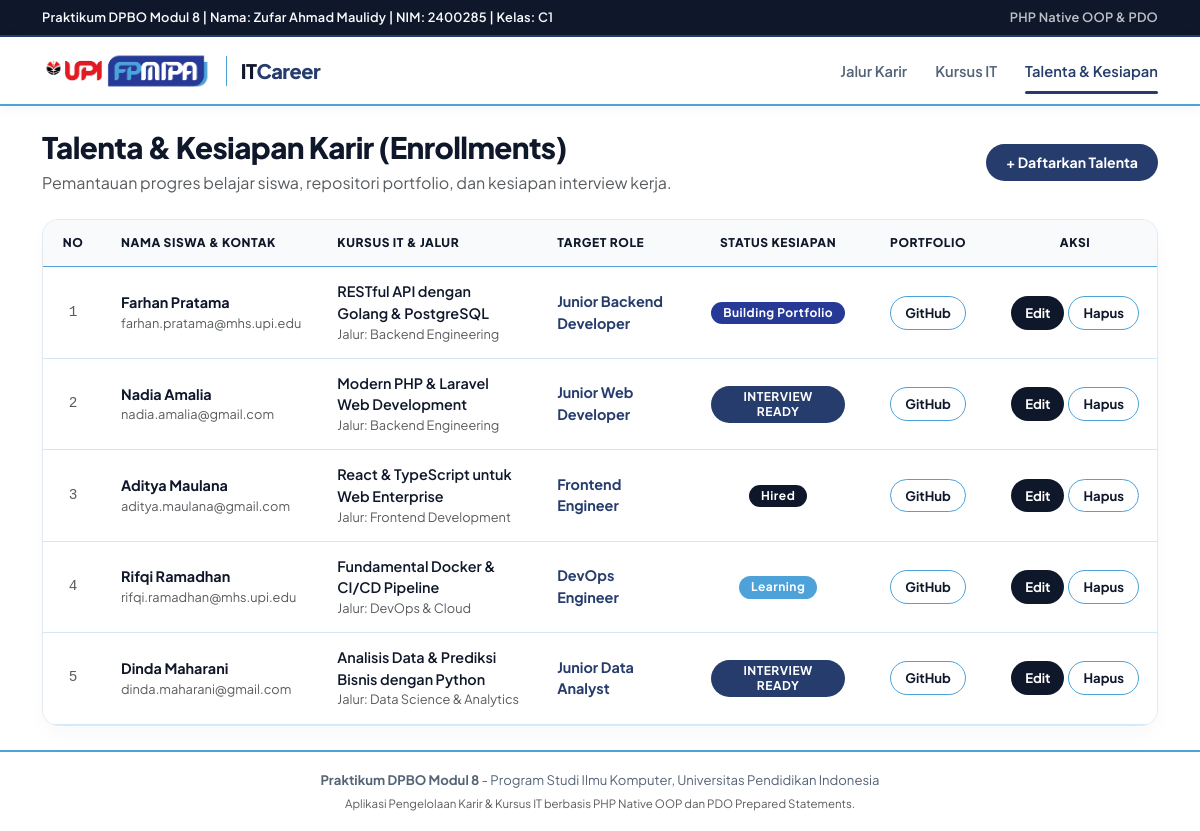
The app's page /index.php?page=enrollments with its own data.
### tables this page shows
CREATE TABLE `enrollments` (
  `id` INT AUTO_INCREMENT PRIMARY KEY,
  `course_id` INT NOT NULL,
  `student_name` VARCHAR(100) NOT NULL,
  `email` VARCHAR(100) NOT NULL,
  `target_role` VARCHAR(100) NOT NULL,
  `readiness_status` ENUM('Learning', 'Building Portfolio', 'Interview Ready', 'Hired') NOT NULL DEFAULT 'Learning',
  `github_url` VARCHAR(150) DEFAULT NULL,
  `enrolled_at` TIMESTAMP DEFAULT CURRENT_TIMESTAMP,
  CONSTRAINT `fk_enrollment_course` FOREIGN KEY (`course_id`) REFERENCES `courses` (`id`) ON DELETE CASCADE ON UPDATE CASCADE
);

CREATE TABLE `courses` (
  `id` INT AUTO_INCREMENT PRIMARY KEY,
  `track_id` INT NOT NULL,
  `course_name` VARCHAR(150) NOT NULL,
  `tech_stack` VARCHAR(150) NOT NULL,
  `duration_weeks` INT NOT NULL,
  `mentor_name` VARCHAR(100) NOT NULL,
  `portfolio_project` VARCHAR(200) NOT NULL,
  `created_at` TIMESTAMP DEFAULT CURRENT_TIMESTAMP,
  CONSTRAINT `fk_course_track` FOREIGN KEY (`track_id`) REFERENCES `tracks` (`id`) ON DELETE CASCADE ON UPDATE CASCADE
);

CREATE TABLE `tracks` (
  `id` INT AUTO_INCREMENT PRIMARY KEY,
  `track_name` VARCHAR(100) NOT NULL,
  `career_prospect` VARCHAR(150) NOT NULL,
  `estimated_salary` VARCHAR(60) NOT NULL,
  `difficulty_level` ENUM('Beginner', 'Intermediate', 'Advanced') NOT NULL DEFAULT 'Beginner',
  `description` TEXT,
  `created_at` TIMESTAMP DEFAULT CURRENT_TIMESTAMP
);

### class/Enrollment.php (called while the page is built, shortened)
<?php
class Enrollment {
    private ?PDO $db;
    private string $table = "enrollments";
    public function __construct(?PDO $dbConnection) {
        $this->db = $dbConnection;
    }
    public function getAll(): array {
        $sql = "SELECT e.*, c.course_name, t.track_name
                FROM {$this->table} e
                JOIN courses c ON e.course_id = c.id
                JOIN tracks t ON c.track_id = t.id
                ORDER BY e.id ASC";
        $stmt = $this->db->prepare($sql);
        $stmt->execute();
        return $stmt->fetchAll();
    }
}

### view/enrollments.php (the view, shortened to what this page needs)
<?php
$edit_data = null;
?>
<div class="d-flex justify-content-between align-items-center flex-wrap gap-3 mb-4">
    <div>
        <h1 class="page-title">Talenta &amp; Kesiapan Karir (Enrollments)</h1>
        <p class="text-muted mb-0">Pemantauan progres belajar siswa, repositori portfolio, dan kesiapan interview kerja.</p>
    </div>
    <div>
        <button class="btn-pill btn-pill-primary" type="button" data-bs-toggle="collapse" data-bs-target="#formCollapseEnrollment" aria-expanded="<?= $edit_data ? 'true' : 'false'; ?>">
            <?= $edit_data ? 'Tutup Form' : '+ Daftarkan Talenta'; ?>
        </button>
    </div>
</div>
<?php if (empty($enrollmentList)): ?>
    <div class="card-custom p-5 text-center text-muted">
        <p class="mb-2">Belum ada talenta yang terdaftar.</p>
        <small>Silakan klik tombol <strong>+ Daftarkan Talenta</strong> untuk mendaftarkan siswa baru.</small>
    </div>
<?php else: ?>
    <div class="table-container-custom">
        <div class="table-responsive">
            <table class="table table-custom align-middle mb-0">
                <thead>
                    <tr>
                        <th class="text-center" style="width: 60px;">No</th>
                        <th>Nama Siswa &amp; Kontak</th>
                        <th>Kursus IT &amp; Jalur</th>
                        <th>Target Role</th>
                        <th class="text-center" style="width: 170px;">Status Kesiapan</th>
                        <th class="text-center" style="width: 130px;">Portfolio</th>
                        <th class="text-center" style="width: 160px;">Aksi</th>
                    </tr>
                </thead>
                <tbody>
                    <?php $no = 1; foreach ($enrollmentList as $item): ?>
                        <tr>
                            <td class="text-center font-monospace text-muted"><?= $no++; ?></td>
                            <td>
                                <strong style="color: var(--text-main);"><?= htmlspecialchars($item['student_name']); ?></strong>
                                <div class="text-muted" style="font-size: 0.8rem;"><?= htmlspecialchars($item['email']); ?></div>
                            </td>
                            <td>
                                <div style="font-weight: 600; color: var(--text-main);"><?= htmlspecialchars($item['course_name']); ?></div>
                                <div class="text-muted" style="font-size: 0.8rem;">Jalur: <?= htmlspecialchars($item['track_name']); ?></div>
                            </td>
                            <td>
                                <span style="font-weight: 700; color: var(--brand-red);"><?= htmlspecialchars($item['target_role']); ?></span>
                            </td>
                            <td class="text-center">
                                <?php
                                $badgeClass = match ($item['readiness_status']) {
                                    'Learning' => 'badge-pill-blush',
                                    'Building Portfolio' => 'badge-pill-rose',
                                    'Interview Ready' => 'badge-pill-red',
                                    'Hired' => 'badge-pill-dark',
                                    default => 'badge-pill-dark'
                                };
                                ?>
                                <span class="<?= $badgeClass; ?>">
                                    <?= htmlspecialchars($item['readiness_status']); ?>
                                </span>
                            </td>
                            <td class="text-center">
                                <?php if (!empty($item['github_url'])): ?>
                                    <a href="<?= htmlspecialchars($item['github_url']); ?>" target="_blank" class="btn-pill btn-pill-outline btn-pill-sm">
                                        GitHub
                                    </a>
                                <?php else: ?>
                                    <span class="text-muted" style="font-size: 0.8rem;">-</span>
                                <?php endif; ?>
                            </td>
                            <td class="text-center">
                                <div class="d-flex justify-content-center gap-1">
                                    <a href="index.php?page=enrollments&action=edit&id=<?= $item['id']; ?>" class="btn-pill btn-pill-dark btn-pill-sm">
                                        Edit
                                    </a>
                                    <a href="index.php?page=enrollments&action=delete&id=<?= $item['id']; ?>" class="btn-pill btn-pill-outline btn-pill-sm" onclick="return confirm('Hapus data pendaftaran siswa ini?')">
                                        Hapus
                                    </a>
                                </div>
                            </td>
                        </tr>
                    <?php endforeach; ?>
                </tbody>
            </table>
        </div>
    </div>
<?php endif; ?>

### style.css (style rules this page uses)
:root { --brand-navy: #253C6D; --brand-navy-dark: #1D3057; --brand-red: var(--brand-navy); --brand-red-dark: var(--brand-navy-dark); --brand-blue: #263997; --brand-sky: #4CA2D9; --brand-rose: var(--brand-blue); --brand-blush: var(--brand-sky); --bg-cream: #FFFFFF; --bg-card: #FFFFFF; --text-main: #0F172A; --text-muted: #546478; --border-subtle: #E2E8F0; --btn-dark: #0F172A; --bg-page: #FFFFFF; }
* { box-sizing: border-box; }
body { font-family: 'Plus Jakarta Sans', -apple-system, BlinkMacSystemFont, sans-serif; background-color: var(--bg-page); color: var(--text-muted); min-height: 100vh; display: flex; flex-direction: column; margin: 0; line-height: 1.5; }
h1, h2, h3, h4, h5, h6, .page-title, .section-title, .card-title { font-family: 'Plus Jakarta Sans', sans-serif; color: var(--text-main); font-weight: 800; line-height: 1.2; letter-spacing: -0.02em; }
.page-title { font-size: 1.85rem; margin-bottom: 0.35rem; }
.badge-pill-red, .badge-pill-navy { border-radius: 9999px; padding: 4px 12px; font-size: 0.75rem; font-weight: 700; color: #FFFFFF; background-color: var(--brand-red); display: inline-flex; align-items: center; justify-content: center; line-height: 1.2; text-transform: uppercase; letter-spacing: 0.5px; }
.badge-pill-rose, .badge-pill-blue { border-radius: 9999px; padding: 4px 12px; font-size: 0.75rem; font-weight: 700; color: #FFFFFF; background-color: var(--brand-blue); display: inline-flex; align-items: center; justify-content: center; line-height: 1.2; letter-spacing: 0.5px; }
.badge-pill-blush, .badge-pill-sky, .badge-pill-gold { border-radius: 9999px; padding: 4px 12px; font-size: 0.75rem; font-weight: 700; color: #FFFFFF; background-color: var(--brand-sky); display: inline-flex; align-items: center; justify-content: center; line-height: 1.2; letter-spacing: 0.5px; }
.badge-pill-dark { border-radius: 9999px; padding: 4px 12px; font-size: 0.75rem; font-weight: 700; color: #FFFFFF; background-color: var(--btn-dark); display: inline-flex; align-items: center; justify-content: center; line-height: 1.2; letter-spacing: 0.5px; }
.btn-pill { border-radius: 9999px !important; padding: 8px 20px; font-weight: 700; font-size: 0.88rem; display: inline-flex; align-items: center; justify-content: center; gap: 6px; border: none; text-decoration: none; transition: all 0.2s cubic-bezier(0.4, 0, 0.2, 1); cursor: pointer; }
.btn-pill-primary { background-color: var(--brand-red) !important; color: #FFFFFF !important; }
.btn-pill-dark { background-color: var(--btn-dark) !important; color: #FFFFFF !important; }
.btn-pill-outline { background-color: transparent !important; color: var(--text-main) !important; border: 1.5px solid var(--brand-blush) !important; }
.btn-pill-sm { padding: 6px 14px; font-size: 0.82rem; }
.table-container-custom { background-color: #FFFFFF; border: 1px solid var(--border-subtle); border-radius: 16px; box-shadow: 0 10px 25px -5px rgba(37, 60, 109, 0.04); overflow: hidden; }
.table-custom { margin-bottom: 0; width: 100%; }
.table-custom thead th { background-color: #F8FAFC !important; color: var(--text-main) !important; font-size: 0.75rem !important; font-weight: 800 !important; text-transform: uppercase !important; letter-spacing: 0.6px !important; padding: 14px 18px !important; border-bottom: 1.5px solid var(--brand-sky) !important; }
.table-custom tbody td { padding: 14px 18px !important; vertical-align: middle !important; color: var(--text-muted); font-size: 0.9rem; border-bottom: 1px solid rgba(76, 162, 217, 0.25); }

### records on screen
enrollments: student_name "Farhan Pratama", email "farhan.pratama@mhs.upi.edu", course.course_name "RESTful API dengan Golang & PostgreSQL", tracks.track_name "Backend Engineering", target_role "Junior Backend Developer", readiness_status "Building Portfolio"
enrollments: student_name "Nadia Amalia", email "nadia.amalia@gmail.com", course.course_name "Modern PHP & Laravel Web Development", tracks.track_name "Backend Engineering", target_role "Junior Web Developer", readiness_status "INTERVIEW READY"
enrollments: student_name "Aditya Maulana", email "aditya.maulana@gmail.com", course.course_name "React & TypeScript untuk Web Enterprise", tracks.track_name "Frontend Development", target_role "Frontend Engineer", readiness_status "Hired"
enrollments: student_name "Rifqi Ramadhan", email "rifqi.ramadhan@mhs.upi.edu", course.course_name "Fundamental Docker & CI/CD Pipeline", tracks.track_name "DevOps & Cloud", target_role "DevOps Engineer", readiness_status "Learning"
enrollments: student_name "Dinda Maharani", email "dinda.maharani@gmail.com", course.course_name "Analisis Data & Prediksi Bisnis dengan Python", tracks.track_name "Data Science & Analytics", target_role "Junior Data Analyst", readiness_status "INTERVIEW READY"
